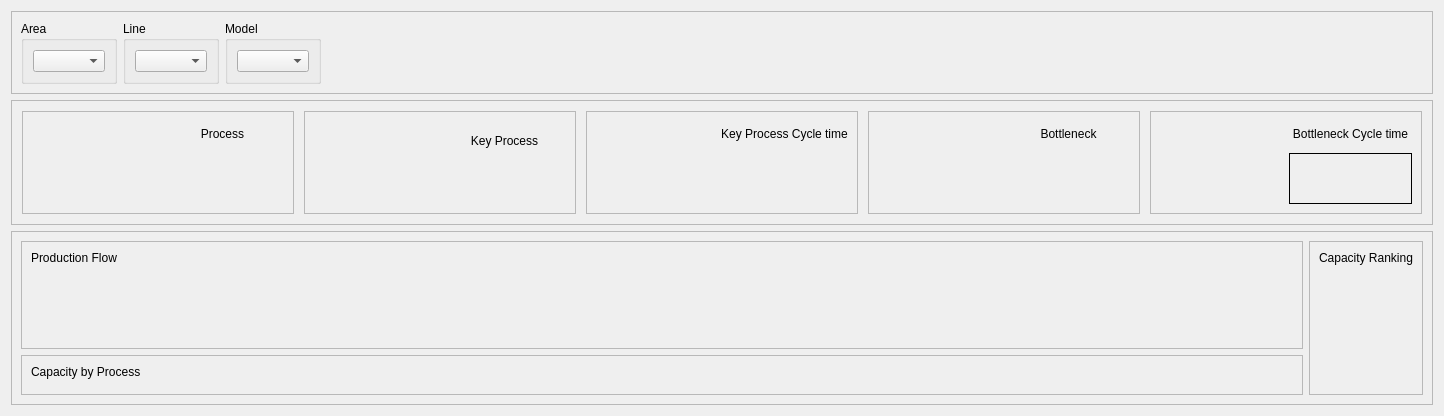
             <widget class="QWidget" name="Bottleneck_page">
              <layout class="QVBoxLayout" name="verticalLayout_100">
               <item>
                <widget class="QFrame" name="frame_53">
                 <property name="frameShape">
                  <enum>QFrame::StyledPanel</enum>
                 </property>
                 <property name="frameShadow">
                  <enum>QFrame::Raised</enum>
                 </property>
                 <layout class="QHBoxLayout" name="horizontalLayout_35">
                  <item>
                   <widget class="QGroupBox" name="botneck_area_groupbox">
                    <property name="title">
                     <string>Area</string>
                    </property>
                    <layout class="QVBoxLayout" name="verticalLayout_101">
                     <item>
                      <widget class="QComboBox" name="botneck_area_cbb"/>
                     </item>
                    </layout>
                   </widget>
                  </item>
                  <item>
                   <widget class="QGroupBox" name="botneck_line_groupbox">
                    <property name="title">
                     <string>Line</string>
                    </property>
                    <layout class="QVBoxLayout" name="verticalLayout_110">
                     <item>
                      <widget class="QComboBox" name="botneck_line_cbb"/>
                     </item>
                    </layout>
                   </widget>
                  </item>
                  <item>
                   <widget class="QGroupBox" name="botneck_model_groupbox">
                    <property name="title">
                     <string>Model</string>
                    </property>
                    <layout class="QVBoxLayout" name="verticalLayout_111">
                     <item>
                      <widget class="QComboBox" name="botneck_model_cbb"/>
                     </item>
                    </layout>
                   </widget>
                  </item>
                  <item>
                   <spacer name="horizontalSpacer_16">
                    <property name="orientation">
                     <enum>Qt::Horizontal</enum>
                    </property>
                    <property name="sizeHint" stdset="0">
                     <size>
                      <width>1102</width>
                      <height>20</height>
                     </size>
                    </property>
                   </spacer>
                  </item>
                 </layout>
                </widget>
               </item>
               <item>
                <widget class="QFrame" name="frame_167">
                 <property name="sizePolicy">
                  <sizepolicy hsizetype="Preferred" vsizetype="Maximum">
                   <horstretch>0</horstretch>
                   <verstretch>0</verstretch>
                  </sizepolicy>
                 </property>
                 <property name="minimumSize">
                  <size>
                   <width>0</width>
                   <height>125</height>
                  </size>
                 </property>
                 <property name="frameShape">
                  <enum>QFrame::StyledPanel</enum>
                 </property>
                 <property name="frameShadow">
                  <enum>QFrame::Raised</enum>
                 </property>
                 <layout class="QHBoxLayout" name="horizontalLayout_49">
                  <property name="spacing">
                   <number>10</number>
                  </property>
                  <property name="leftMargin">
                   <number>10</number>
                  </property>
                  <property name="topMargin">
                   <number>10</number>
                  </property>
                  <property name="rightMargin">
                   <number>10</number>
                  </property>
                  <property name="bottomMargin">
                   <number>10</number>
                  </property>
                  <item>
                   <widget class="QFrame" name="botneck_process_card">
                    <property name="sizePolicy">
                     <sizepolicy hsizetype="Preferred" vsizetype="MinimumExpanding">
                      <horstretch>0</horstretch>
                      <verstretch>0</verstretch>
                     </sizepolicy>
                    </property>
                    <property name="frameShape">
                     <enum>QFrame::StyledPanel</enum>
                    </property>
                    <property name="frameShadow">
                     <enum>QFrame::Raised</enum>
                    </property>
                    <layout class="QGridLayout" name="gridLayout_14">
                     <item row="2" column="1">
                      <widget class="QLabel" name="botneck_process_value">
                       <property name="sizePolicy">
                        <sizepolicy hsizetype="Preferred" vsizetype="Expanding">
                         <horstretch>0</horstretch>
                         <verstretch>0</verstretch>
                        </sizepolicy>
                       </property>
                       <property name="text">
                        <string/>
                       </property>
                       <property name="alignment">
                        <set>Qt::AlignCenter</set>
                       </property>
                      </widget>
                     </item>
                     <item row="0" column="0" rowspan="3">
                      <widget class="QLabel" name="botneck_process_ico">
                       <property name="text">
                        <string/>
                       </property>
                       <property name="scaledContents">
                        <bool>false</bool>
                       </property>
                      </widget>
                     </item>
                     <item row="1" column="1">
                      <widget class="QLabel" name="label_111">
                       <property name="text">
                        <string>Process</string>
                       </property>
                       <property name="alignment">
                        <set>Qt::AlignCenter</set>
                       </property>
                      </widget>
                     </item>
                    </layout>
                   </widget>
                  </item>
                  <item>
                   <widget class="QFrame" name="botneck_keyprocess_card">
                    <property name="sizePolicy">
                     <sizepolicy hsizetype="Preferred" vsizetype="MinimumExpanding">
                      <horstretch>0</horstretch>
                      <verstretch>0</verstretch>
                     </sizepolicy>
                    </property>
                    <property name="frameShape">
                     <enum>QFrame::StyledPanel</enum>
                    </property>
                    <property name="frameShadow">
                     <enum>QFrame::Raised</enum>
                    </property>
                    <layout class="QGridLayout" name="gridLayout_13">
                     <item row="0" column="1">
                      <widget class="QLabel" name="label_115">
                       <property name="text">
                        <string>Key Process</string>
                       </property>
                       <property name="alignment">
                        <set>Qt::AlignCenter</set>
                       </property>
                      </widget>
                     </item>
                     <item row="1" column="1">
                      <widget class="QLabel" name="botneck_keyprocess_value">
                       <property name="text">
                        <string/>
                       </property>
                       <property name="alignment">
                        <set>Qt::AlignCenter</set>
                       </property>
                      </widget>
                     </item>
                     <item row="0" column="0" rowspan="2">
                      <widget class="QLabel" name="botneck_keyprocess_ico">
                       <property name="text">
                        <string/>
                       </property>
                      </widget>
                     </item>
                    </layout>
                   </widget>
                  </item>
                  <item>
                   <widget class="QFrame" name="botneck_keyprocess_capacity_card">
                    <property name="sizePolicy">
                     <sizepolicy hsizetype="Preferred" vsizetype="MinimumExpanding">
                      <horstretch>0</horstretch>
                      <verstretch>0</verstretch>
                     </sizepolicy>
                    </property>
                    <property name="frameShape">
                     <enum>QFrame::StyledPanel</enum>
                    </property>
                    <property name="frameShadow">
                     <enum>QFrame::Raised</enum>
                    </property>
                    <layout class="QGridLayout" name="gridLayout_16">
                     <item row="0" column="1">
                      <widget class="QLabel" name="label_130">
                       <property name="text">
                        <string>Key Process Cycle time</string>
                       </property>
                       <property name="alignment">
                        <set>Qt::AlignCenter</set>
                       </property>
                      </widget>
                     </item>
                     <item row="0" column="0" rowspan="3">
                      <widget class="QLabel" name="botneck_keyprocess_capacity_ico">
                       <property name="text">
                        <string/>
                       </property>
                      </widget>
                     </item>
                     <item row="1" column="1" rowspan="2">
                      <widget class="QLabel" name="botneck_keyprocess_capacity_value">
                       <property name="text">
                        <string/>
                       </property>
                       <property name="alignment">
                        <set>Qt::AlignCenter</set>
                       </property>
                      </widget>
                     </item>
                    </layout>
                   </widget>
                  </item>
                  <item>
                   <widget class="QFrame" name="botneck_card">
                    <property name="sizePolicy">
                     <sizepolicy hsizetype="Preferred" vsizetype="MinimumExpanding">
                      <horstretch>0</horstretch>
                      <verstretch>0</verstretch>
                     </sizepolicy>
                    </property>
                    <property name="frameShape">
                     <enum>QFrame::StyledPanel</enum>
                    </property>
                    <property name="frameShadow">
                     <enum>QFrame::Raised</enum>
                    </property>
                    <layout class="QGridLayout" name="gridLayout_18">
                     <item row="0" column="1">
                      <widget class="QLabel" name="label_134">
                       <property name="text">
                        <string>Bottleneck</string>
                       </property>
                       <property name="alignment">
                        <set>Qt::AlignCenter</set>
                       </property>
                      </widget>
                     </item>
                     <item row="0" column="0" rowspan="3">
                      <widget class="QLabel" name="botneck_ico">
                       <property name="text">
                        <string/>
                       </property>
                      </widget>
                     </item>
                     <item row="1" column="1" rowspan="2">
                      <widget class="QLabel" name="botneck_value">
                       <property name="text">
                        <string/>
                       </property>
                       <property name="alignment">
                        <set>Qt::AlignCenter</set>
                       </property>
                      </widget>
                     </item>
                    </layout>
                   </widget>
                  </item>
                  <item>
                   <widget class="QFrame" name="botneck_capacity_card">
                    <property name="sizePolicy">
                     <sizepolicy hsizetype="Preferred" vsizetype="MinimumExpanding">
                      <horstretch>0</horstretch>
                      <verstretch>0</verstretch>
                     </sizepolicy>
                    </property>
                    <property name="frameShape">
                     <enum>QFrame::StyledPanel</enum>
                    </property>
                    <property name="frameShadow">
                     <enum>QFrame::Raised</enum>
                    </property>
                    <layout class="QGridLayout" name="gridLayout_17">
                     <item row="0" column="1">
                      <widget class="QLabel" name="label_137">
                       <property name="text">
                        <string>Bottleneck Cycle time</string>
                       </property>
                       <property name="alignment">
                        <set>Qt::AlignCenter</set>
                       </property>
                      </widget>
                     </item>
                     <item row="0" column="0" rowspan="3">
                      <widget class="QLabel" name="botneck_capacity_ico">
                       <property name="text">
                        <string/>
                       </property>
                      </widget>
                     </item>
                     <item row="1" column="1" rowspan="2">
                      <widget class="QLabel" name="botneck_capacity_value">
                       <property name="frameShape">
                        <enum>QFrame::Box</enum>
                       </property>
                       <property name="text">
                        <string/>
                       </property>
                       <property name="alignment">
                        <set>Qt::AlignCenter</set>
                       </property>
                      </widget>
                     </item>
                    </layout>
                   </widget>
                  </item>
                 </layout>
                </widget>
               </item>
               <item>
                <widget class="QFrame" name="frame_54">
                 <property name="frameShape">
                  <enum>QFrame::StyledPanel</enum>
                 </property>
                 <property name="frameShadow">
                  <enum>QFrame::Raised</enum>
                 </property>
                 <layout class="QGridLayout" name="gridLayout_15">
                  <item row="0" column="0">
                   <widget class="QFrame" name="botneck_productionflow_frame">
                    <property name="minimumSize">
                     <size>
                      <width>700</width>
                      <height>0</height>
                     </size>
                    </property>
                    <property name="frameShape">
                     <enum>QFrame::StyledPanel</enum>
                    </property>
                    <property name="frameShadow">
                     <enum>QFrame::Raised</enum>
                    </property>
                    <layout class="QVBoxLayout" name="verticalLayout_116">
                     <item>
                      <widget class="QLabel" name="label_109">
                       <property name="text">
                        <string>Production Flow</string>
                       </property>
                      </widget>
                     </item>
                     <item>
                      <widget class="QScrollArea" name="botneck_productionflow_scrollArea_2">
                       <property name="sizePolicy">
                        <sizepolicy hsizetype="MinimumExpanding" vsizetype="MinimumExpanding">
                         <horstretch>0</horstretch>
                         <verstretch>0</verstretch>
                        </sizepolicy>
                       </property>
                       <property name="frameShape">
                        <enum>QFrame::NoFrame</enum>
                       </property>
                       <property name="verticalScrollBarPolicy">
                        <enum>Qt::ScrollBarAlwaysOff</enum>
                       </property>
                       <property name="widgetResizable">
                        <bool>true</bool>
                       </property>
                       <widget class="QWidget" name="botneck_productionflow_widget_2">
                        <property name="geometry">
                         <rect>
                          <x>0</x>
                          <y>0</y>
                          <width>100</width>
                          <height>30</height>
                         </rect>
                        </property>
                        <layout class="QHBoxLayout" name="horizontalLayout_120">
                         <property name="spacing">
                          <number>0</number>
                         </property>
                         <property name="leftMargin">
                          <number>0</number>
                         </property>
                         <property name="topMargin">
                          <number>0</number>
                         </property>
                         <property name="rightMargin">
                          <number>0</number>
                         </property>
                         <property name="bottomMargin">
                          <number>0</number>
                         </property>
                        </layout>
                       </widget>
                      </widget>
                     </item>
                    </layout>
                   </widget>
                  </item>
                  <item row="0" column="1" rowspan="2">
                   <widget class="QFrame" name="botneck_capacityranking_frame">
                    <property name="frameShape">
                     <enum>QFrame::StyledPanel</enum>
                    </property>
                    <property name="frameShadow">
                     <enum>QFrame::Raised</enum>
                    </property>
                    <layout class="QVBoxLayout" name="verticalLayout_114">
                     <item>
                      <widget class="QLabel" name="label_107">
                       <property name="text">
                        <string>Capacity Ranking</string>
                       </property>
                      </widget>
                     </item>
                     <item>
                      <widget class="QWidget" name="botneck_capacityranking_chart" native="true">
                       <property name="sizePolicy">
                        <sizepolicy hsizetype="Preferred" vsizetype="MinimumExpanding">
                         <horstretch>0</horstretch>
                         <verstretch>0</verstretch>
                        </sizepolicy>
                       </property>
                      </widget>
                     </item>
                    </layout>
                   </widget>
                  </item>
                  <item row="1" column="0">
                   <widget class="QFrame" name="botneck_capacityprocess_frame">
                    <property name="frameShape">
                     <enum>QFrame::StyledPanel</enum>
                    </property>
                    <property name="frameShadow">
                     <enum>QFrame::Raised</enum>
                    </property>
                    <layout class="QVBoxLayout" name="verticalLayout_112">
                     <item>
                      <widget class="QLabel" name="label_108">
                       <property name="text">
                        <string>Capacity by Process</string>
                       </property>
                      </widget>
                     </item>
                     <item>
                      <widget class="QWidget" name="botneck_capacityprocess_chart" native="true">
                       <property name="sizePolicy">
                        <sizepolicy hsizetype="Preferred" vsizetype="Expanding">
                         <horstretch>0</horstretch>
                         <verstretch>0</verstretch>
                        </sizepolicy>
                       </property>
                      </widget>
                     </item>
                    </layout>
                   </widget>
                  </item>
                 </layout>
                </widget>
               </item>
              </layout>
             </widget>
